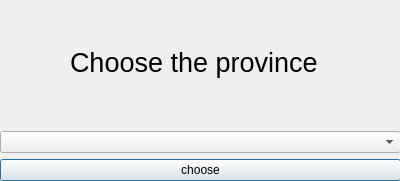
<?xml version="1.0" encoding="UTF-8"?>
<ui version="4.0">
 <class>Dialog</class>
 <widget class="QDialog" name="Dialog">
  <property name="geometry">
   <rect>
    <x>0</x>
    <y>0</y>
    <width>400</width>
    <height>181</height>
   </rect>
  </property>
  <property name="windowTitle">
   <string>Dialog</string>
  </property>
  <widget class="QWidget" name="verticalLayoutWidget">
   <property name="geometry">
    <rect>
     <x>0</x>
     <y>0</y>
     <width>401</width>
     <height>181</height>
    </rect>
   </property>
   <layout class="QVBoxLayout" name="verticalLayout">
    <item alignment="Qt::AlignHCenter|Qt::AlignVCenter">
     <widget class="QLabel" name="label">
      <property name="minimumSize">
       <size>
        <width>260</width>
        <height>55</height>
       </size>
      </property>
      <property name="maximumSize">
       <size>
        <width>260</width>
        <height>55</height>
       </size>
      </property>
      <property name="font">
       <font>
        <pointsize>20</pointsize>
       </font>
      </property>
      <property name="text">
       <string>Choose the province</string>
      </property>
     </widget>
    </item>
    <item>
     <widget class="QComboBox" name="cmb_provinces"/>
    </item>
    <item>
     <widget class="QPushButton" name="btn_province">
      <property name="text">
       <string>choose</string>
      </property>
     </widget>
    </item>
   </layout>
  </widget>
 </widget>
 <resources/>
 <connections/>
</ui>
